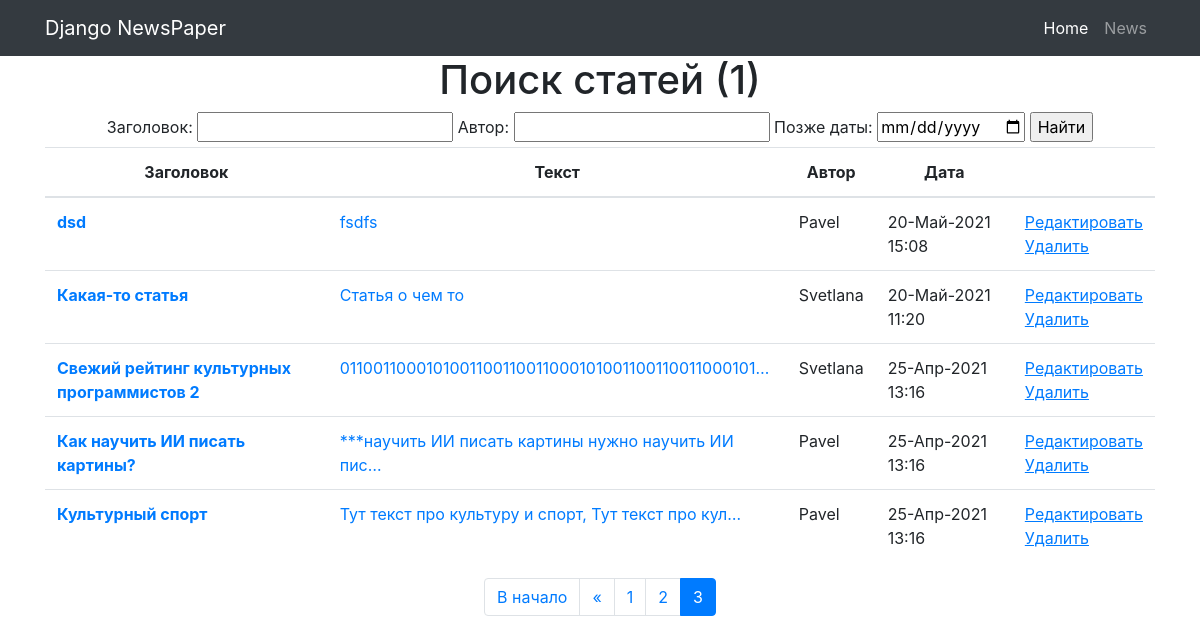
The page /news/search/?page=3 on the database its author committed.
### news/models.py (models this page shows, shortened)
class Post(models.Model):
    ARTICLE = 'AR'
    NEWS = 'NS'
    POST_CHOICES = (
        (ARTICLE, 'Статья'),
        (NEWS, 'Новость'),
    )
    author = models.ForeignKey(Author, on_delete=models.CASCADE)
    type_post = models.CharField(max_length=2, choices=POST_CHOICES,
                                 default=ARTICLE)
    created_at = models.DateTimeField(auto_now_add=True)
    category = models.ManyToManyField(Category, through='PostCategory')
    title = models.CharField(max_length=255)
    content = models.TextField()
    rating = models.IntegerField(default=0)

class Author(models.Model):
    user = models.OneToOneField(User, on_delete=models.CASCADE)
    rating = models.IntegerField(default=0)
    def __str__(self):
        return f'{self.user}'

### news/views.py (the view)
# urls.py: path('search/', PostSearch.as_view()),
class PostSearch(ListView):
    model = Post
    template_name = 'news/search.html'
    context_object_name = 'posts'
    ordering = ['-created_at']
    paginate_by = 2
    def get_context_data(self, **kwargs):
        context = super(PostSearch, self).get_context_data(**kwargs)
        post_list = PostFilter(self.request.GET, queryset=Post.objects.all()).qs
        paginator = Paginator(post_list, self.paginate_by)
        page = self.request.GET.get('page')
        try:
            post_filter = paginator.page(page)
        except PageNotAnInteger:
            post_filter = paginator.page(1)
        except EmptyPage:
            post_filter = paginator.page(paginator.num_pages)
        context['filter'] = PostFilter(self.request.GET, queryset=super().get_queryset())
        context['filterset'] = post_filter
        return context

### news/templatetags/custom_filters.py (called while the page is built)
@register.filter(name='censor')
def censor(value):
    words = ['дурак', 'сука']
    for word in words:
        if word in value:
            value = value.replace(word, '***')
    return str(value)

### templates/news/search.html (shortened to what this page needs)
{% extends 'default.html' %}
{% load custom_filters %}
{% block content %}
<h1>Поиск статей ({{ posts|length }})</h1>
  {% if posts %}
<form method="GET">
    {{ filter.form }}
    <input type="submit" value="Найти">
</form>
<table class="table">
  <thead>
    <tr>
      <th scope="col">Заголовок</th>
      <th scope="col">Текст</th>
      <th scope="col">Автор</th>
      <th scope="col">Дата</th>
      <th scope="col"></th>
    </tr>
  </thead>
  <tbody>
    {% for post in filter.qs %}
     <tr class="text-left">
      <th scope="row"><a href="{{ post.pk }}">{{ post.title|censor }}</a></th>
      <td><a href="{{ post.pk }}">{{ post.content|censor|truncatechars:50 }}</a></td>
      <td>{{ post.author }}</td>
      <td>{{ post.created_at|date:'d-M-Y H:i' }}</td>
       <td><a href="{% url 'post_edit' post.id %}"><u>Редактировать</u></a><br><a href="{% url 'post_delete' post.id %}"><u> Удалить </u></a></td>
    </tr>
    {% endfor %}
  </tbody>
</table>
  {% else %}
        <h2>Ничего не найдено!</h2>
  {% endif %}
{% if is_paginated %}
<nav aria-label="Page navigation">
  <ul class="pagination justify-content-center">
    {% if filterset.has_previous %}
        <li class="page-item"><a class="page-link" href="?page=1">В начало</a></li>
        <li class="page-item">
          <a class="page-link" href="?page={{ filterset.previous_page_number }}" aria-label="Previous">
            <span aria-hidden="true">&laquo;</span>
          </a>
        </li>
    {% endif %}
    {% for num in filterset.paginator.page_range %}
        {% if filterset.number == num %}
            <li class="page-item active"><a class="page-link">{{ num }}</a></li>
        {% elif num > filterset.number|add:'-3' and num < filterset.number|add:'3' %}
            <li class="page-item"><a class="page-link" href="?page={{ num }}">{{ num }}</a></li>
        {% endif %}
    {% endfor %}
  </ul>
</nav>
{% endif %}
{% endblock content %}

### rows shown on the page
Post: title|censor "dsd", content|censor "fsdfs", author "Pavel", created_at "20-Май-2021 15:08"
Post: title|censor "Какая-то статья", content|censor "Статья о чем то", author "Svetlana", created_at "20-Май-2021 11:20"
Post: title|censor "Свежий рейтинг культурных программистов 2", content|censor "0110011000101001100110011000101001100110011000101…", author "Svetlana", created_at "25-Апр-2021 13:16"
Post: title|censor "Как научить ИИ писать картины?", content|censor "***научить ИИ писать картины нужно научить ИИ пис…", author "Pavel", created_at "25-Апр-2021 13:16"
Post: title|censor "Культурный спорт", content|censor "Тут текст про культуру и спорт, Тут текст про кул…", author "Pavel", created_at "25-Апр-2021 13:16"

### other values the page prints
{{ posts|length }} "1"
{{ num }} "1" "2"
{{ num }} "3"
